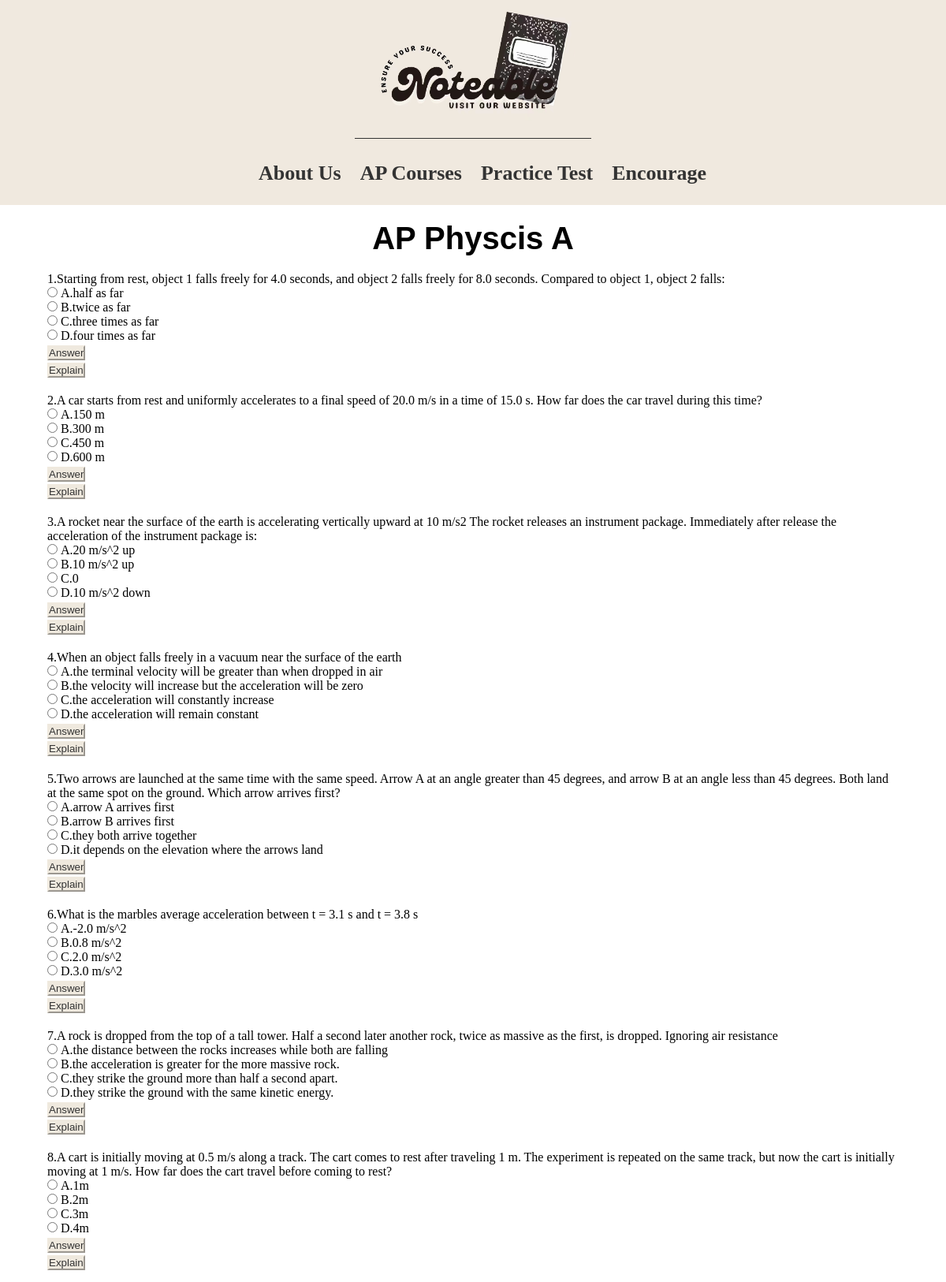
Screenshot of /exam/physics_A_test (upper part) with the database file from the repository.
### exam/models.py (models this page shows, shortened)
class Question(models.Model):
    ANSWER=(
        ('A','A'),
        ('B','B'),
        ('C','C'),
        ('D','D'),
        ('E','E')
    )
    subject = models.CharField('科目', max_length=20)
    title = RichTextField('题目')
    optionA = RichTextField('A选项')
    optionB = RichTextField('B选项')
    optionC = RichTextField('C选项')
    optionD = RichTextField('D选项')
    optionE = RichTextField('E选项',default='')
    answer = RichTextField('答案',max_length=10,choices=ANSWER)
    explain = RichTextField("题目解析",blank=True)
    class Meta:
        db_table='question'
        verbose_name='单项选择题库'
        verbose_name_plural=verbose_name

### exam/views.py (the view)
# urls.py: path('physics_A_test',views.physics_A_test,name='physics_A_test'), # physics A test
def physics_A_test(request):
    physics_A_test = Question.objects.filter(subject__contains="physicsA")
    """ physics_A_test = striptags(physics_A_tests)
    print(physics_A_test) """
    return render(request,'exam/physics_A_exam.html',{'physics_A_test':physics_A_test})

### templates/exam/physics_A_exam.html (shortened to what this page needs)
{% extends 'navigation.html' %}
{% load static %}
{% block content %}
<link rel="stylesheet" href="{% static 'exam/css/exam.css'%}">
<div class="center">
    <div class="title">
        <h2><a href="{% url 'exam' %}">AP Physcis A</a></h2>
    </div>
    {% for physics in  physics_A_test %}
    <div class="question center">
        <div>
            <p>{{ forloop.counter}}.{{ physics.title|striptags|safe}}</p>
        </div>
        <ul>
            <li>
                <input type="radio" name="{{ physics.id }}" id="{{ physics.optionA }}">
                <label for="{{ physics.optionA }}">
                    <p style="display:inline" >A.{{ physics.optionA|striptags|safe}}</p>
                </label>
            </li>
            <li>
                <input type="radio" name="{{ physics.id }}" id="{{ physics.optionB }}">
                <label for="{{ physics.optionB }}">
                    <p style="display:inline">B.{{ physics.optionB|striptags|safe}}</p>
                </label>
            </li>
            <li>
                <input type="radio" name="{{ physics.id }}" id="{{ physics.optionC }}">
                <label for="{{ physics.optionC }}">
                    <p style="display:inline">C.{{ physics.optionC|striptags|safe}}</p>
                </label>
            </li>
            <li>
                <input type="radio" name="{{ physics.id }}" id="{{ physics.optionD }}">
                <label for="{{ physics.optionD }}">
                    <p style="display:inline">D.{{ physics.optionD|striptags|safe}}</p>
                </label>
            </li>
            <li>
                <input class="answer" type="button" onclick=showp("{{ physics.id }}") value="Answer")/>
            </li>
            <li>
                <input class="explain" type="button" onclick=showe("{{ physics.id }}") value="Explain")/>
            </li>
        </ul>
    </div>
    {% endfor %}
</div>
{% endblock %}

### static/Home/css/navigation.css (style rules this page uses)
body { overflow-x: hidden; margin: 0; padding: 0; border: none; min-height: 100vh; }
* { margin: 0; padding: 0; list-style: none; text-decoration: none; }

### static/exam/css/exam.css (style rules this page uses)
.center { width: 1080px; margin: 20px auto; }
.title { display: flex; justify-content: center; align-items: center; font-family:'Lucida Sans Regular', 'Lucida Grande', 'Lucida Sans Unicode', Geneva, Verdana, sans-serif; margin: 20px 0; }
.title a { color: black; font-size: 2.5rem; }
.answer, .explain { background-color: rgb(239,233,222); border-color: rgb(239,233,222); margin-top: 3px; color: #333; font-style: bold; font-family:'Gill Sans', 'Gill Sans MT', Calibri, 'Trebuchet MS', sans-serif; }

### rows the page displays
Question: title "Starting from rest, object 1 falls freely for 4.0 seconds, and object 2 falls freely for 8.0 seconds. Compared to object 1, object 2 falls:", optionA "half as far", optionB "twice as far", optionC "three times as far", optionD "four times as far"
Question: title "A car starts from rest and uniformly accelerates to a final speed of 20.0 m/s in a time of 15.0 s. How far does the car travel during this time?", optionA "150 m", optionB "300 m", optionC "450 m", optionD "600 m"
Question: title "A rocket near the surface of the earth is accelerating vertically upward at 10 m/s2 The rocket releases an instrument package. Immediately after release the acceleration of the instrument package is:", optionA "20 m/s^2 up", optionB "10 m/s^2 up", optionC "0", optionD "10 m/s^2 down"
Question: title "When an object falls freely in a vacuum near the surface of the earth", optionA "the terminal velocity will be greater than when dropped in air", optionB "the velocity will increase but the acceleration will be zero", optionC "the acceleration will constantly increase", optionD "the acceleration will remain constant"
Question: title "Two arrows are launched at the same time with the same speed. Arrow A at an angle greater than 45 degrees, and arrow B at an angle less than 45 degrees. Both land at the same spot on the ground. Which arrow arrives first?", optionA "arrow A arrives first", optionB "arrow B arrives first", optionC "they both arrive together", optionD "it depends on the elevation where the arrows land"
Question: title "What is the marbles average acceleration between t = 3.1 s and t = 3.8 s", optionA "-2.0 m/s^2", optionB "0.8 m/s^2", optionC "2.0 m/s^2", optionD "3.0 m/s^2"
Question: title "A rock is dropped from the top of a tall tower. Half a second later another rock, twice as massive as the first, is dropped. Ignoring air resistance", optionA "the distance between the rocks increases while both are falling", optionB "the acceleration is greater for the more massive rock.", optionC "they strike the ground more than half a second apart.", optionD "they strike the ground with the same kinetic energy."
Question: title "A cart is initially moving at 0.5 m/s along a track. The cart comes to rest after traveling 1 m. The experiment is repeated on the same track, but now the cart is initially moving at 1 m/s. How far does the cart travel before coming to rest?", optionA "1m", optionB "2m", optionC "3m", optionD "4m"
